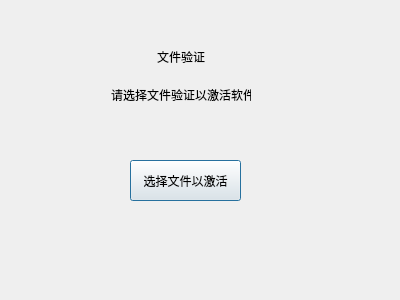
<?xml version="1.0" encoding="UTF-8"?>
<ui version="4.0">
 <class>FileVerific</class>
 <widget class="QDialog" name="FileVerific">
  <property name="geometry">
   <rect>
    <x>0</x>
    <y>0</y>
    <width>400</width>
    <height>300</height>
   </rect>
  </property>
  <property name="windowTitle">
   <string>FileVerific</string>
  </property>
  <widget class="QWidget" name="widget" native="true">
   <property name="geometry">
    <rect>
     <x>100</x>
     <y>10</y>
     <width>162</width>
     <height>131</height>
    </rect>
   </property>
   <layout class="QVBoxLayout" name="verticalLayout">
    <item>
     <spacer name="verticalSpacer_2">
      <property name="orientation">
       <enum>Qt::Vertical</enum>
      </property>
      <property name="sizeType">
       <enum>QSizePolicy::Fixed</enum>
      </property>
      <property name="sizeHint" stdset="0">
       <size>
        <width>20</width>
        <height>20</height>
       </size>
      </property>
     </spacer>
    </item>
    <item>
     <widget class="QLabel" name="label">
      <property name="text">
       <string>文件验证</string>
      </property>
      <property name="alignment">
       <set>Qt::AlignCenter</set>
      </property>
     </widget>
    </item>
    <item>
     <widget class="QLabel" name="label_2">
      <property name="text">
       <string>请选择文件验证以激活软件</string>
      </property>
     </widget>
    </item>
    <item>
     <spacer name="verticalSpacer">
      <property name="orientation">
       <enum>Qt::Vertical</enum>
      </property>
      <property name="sizeType">
       <enum>QSizePolicy::Fixed</enum>
      </property>
      <property name="sizeHint" stdset="0">
       <size>
        <width>20</width>
        <height>20</height>
       </size>
      </property>
     </spacer>
    </item>
   </layout>
  </widget>
  <widget class="QPushButton" name="fileBtn">
   <property name="geometry">
    <rect>
     <x>130</x>
     <y>160</y>
     <width>111</width>
     <height>41</height>
    </rect>
   </property>
   <property name="text">
    <string>选择文件以激活</string>
   </property>
  </widget>
 </widget>
 <layoutdefault spacing="6" margin="11"/>
 <resources/>
 <connections/>
</ui>
